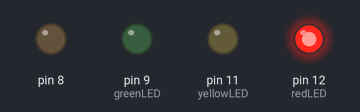
A sketch run on a simulated Arduino Uno, built with avr-gcc and run on an emulated ATmega328P. On the bench: output pins drawn as LEDs (lit = HIGH).

Above: at 0.02 s.
At 0.62 s:
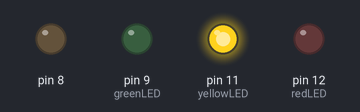
At 5.7 s:
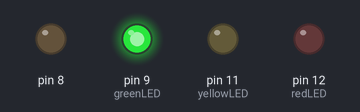
At 20.7 s:
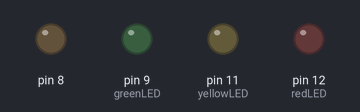
Timing chart, 0 to 28.0 s (numbered marks = the images above):
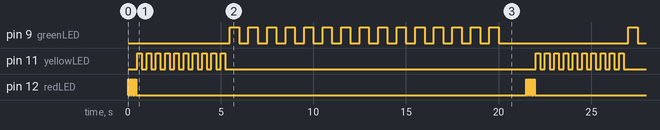

Measured:
- by itself, pin 9 (greenLED): repeats every 21.5 s: HIGH 0.50 s, LOW 7.0 s, 14 × (HIGH 0.50 s, LOW 0.50 s)
- by itself, pin 11 (yellowLED): repeats every 21.5 s: 9 × (LOW 0.25 s, HIGH 0.25 s), LOW 16.8 s, HIGH 0.25 s
- by itself, pin 12 (redLED): repeats every 21.5 s: 4 × (LOW 0.05 s, HIGH 0.05 s), LOW 21.1 s, HIGH 0.05 s

The sketch:

SOS_-_HW4.ino
```cpp
int redLED=12;
int yellowLED=11;
int greenLED=9;
float pi=3.14;
int redW=50;
int yellowW=250;
int greenW=500;
int LongW = 1000;

String myName = "Albert Kodua";

void setup() {
  // put your setup code here, to run once:
  pinMode(redLED, OUTPUT);
  pinMode(yellowLED, OUTPUT);
  pinMode(greenLED, OUTPUT);
  pinMode(8, OUTPUT);
}

void loop() {
  // put your main code here, to run repeatedly:
  // Blink RED LED 5 times
  digitalWrite(redLED, HIGH);
  delay(redW);
  digitalWrite(redLED, LOW);
  delay(redW);

  digitalWrite(redLED, HIGH);
  delay(redW);
  digitalWrite(redLED, LOW);
  delay(redW);

  digitalWrite(redLED, HIGH);
  delay(redW);
  digitalWrite(redLED, LOW);
  delay(redW);

  digitalWrite(redLED, HIGH);
  delay(redW);
  digitalWrite(redLED, LOW);
  delay(redW);

  digitalWrite(redLED, HIGH);
  delay(redW);
  digitalWrite(redLED, LOW);
  delay(redW);

  //Blink YELLOW LED 10 times

  digitalWrite(yellowLED, HIGH);
  delay(yellowW);
  digitalWrite(yellowLED, LOW);
  delay(yellowW);

  digitalWrite(yellowLED, HIGH);
  delay(yellowW);
  digitalWrite(yellowLED, LOW);
  delay(yellowW);

  digitalWrite(yellowLED, HIGH);
  delay(yellowW);
  digitalWrite(yellowLED, LOW);
  delay(yellowW);

  digitalWrite(yellowLED, HIGH);
  delay(yellowW);
  digitalWrite(yellowLED, LOW);
  delay(yellowW);

  digitalWrite(yellowLED, HIGH);
  delay(yellowW);
  digitalWrite(yellowLED, LOW);
  delay(yellowW);

  digitalWrite(yellowLED, HIGH);
  delay(yellowW);
  digitalWrite(yellowLED, LOW);
  delay(yellowW);

  digitalWrite(yellowLED, HIGH);
  delay(yellowW);
  digitalWrite(yellowLED, LOW);
  delay(yellowW);

  digitalWrite(yellowLED, HIGH);
  delay(yellowW);
  digitalWrite(yellowLED, LOW);
  delay(yellowW);

  digitalWrite(yellowLED, HIGH);
  delay(yellowW);
  digitalWrite(yellowLED, LOW);
  delay(yellowW);

  digitalWrite(yellowLED, HIGH);
  delay(yellowW);
  digitalWrite(yellowLED, LOW);
  delay(yellowW);

  //Blink GREEN LED 15 times
  digitalWrite(greenLED, HIGH);
  delay(greenW);
  digitalWrite(greenLED, LOW);
  delay(greenW);

  digitalWrite(greenLED, HIGH);
  delay(greenW);
  digitalWrite(greenLED, LOW);
  delay(greenW);

  digitalWrite(greenLED, HIGH);
  delay(greenW);
  digitalWrite(greenLED, LOW);
  delay(greenW);

  digitalWrite(greenLED, HIGH);
  delay(greenW);
  digitalWrite(greenLED, LOW);
  delay(greenW);

  digitalWrite(greenLED, HIGH);
  delay(greenW);
  digitalWrite(greenLED, LOW);
  delay(greenW);

  digitalWrite(greenLED, HIGH);
  delay(greenW);
  digitalWrite(greenLED, LOW);
  delay(greenW);

  digitalWrite(greenLED, HIGH);
  delay(greenW);
  digitalWrite(greenLED, LOW);
  delay(greenW);

  digitalWrite(greenLED, HIGH);
  delay(greenW);
  digitalWrite(greenLED, LOW);
  delay(greenW);

  digitalWrite(greenLED, HIGH);
  delay(greenW);
  digitalWrite(greenLED, LOW);
  delay(greenW);

  digitalWrite(greenLED, HIGH);
  delay(greenW);
  digitalWrite(greenLED, LOW);
  delay(greenW);

  digitalWrite(greenLED, HIGH);
  delay(greenW);
  digitalWrite(greenLED, LOW);
  delay(greenW);

  digitalWrite(greenLED, HIGH);
  delay(greenW);
  digitalWrite(greenLED, LOW);
  delay(greenW);

  digitalWrite(greenLED, HIGH);
  delay(greenW);
  digitalWrite(greenLED, LOW);
  delay(greenW);

  digitalWrite(greenLED, HIGH);
  delay(greenW);
  digitalWrite(greenLED, LOW);
  delay(greenW);

  digitalWrite(greenLED, HIGH);
  delay(greenW);
  digitalWrite(greenLED, LOW);
  delay(greenW);

  //Wait one second.
  delay(LongW);
}
```
